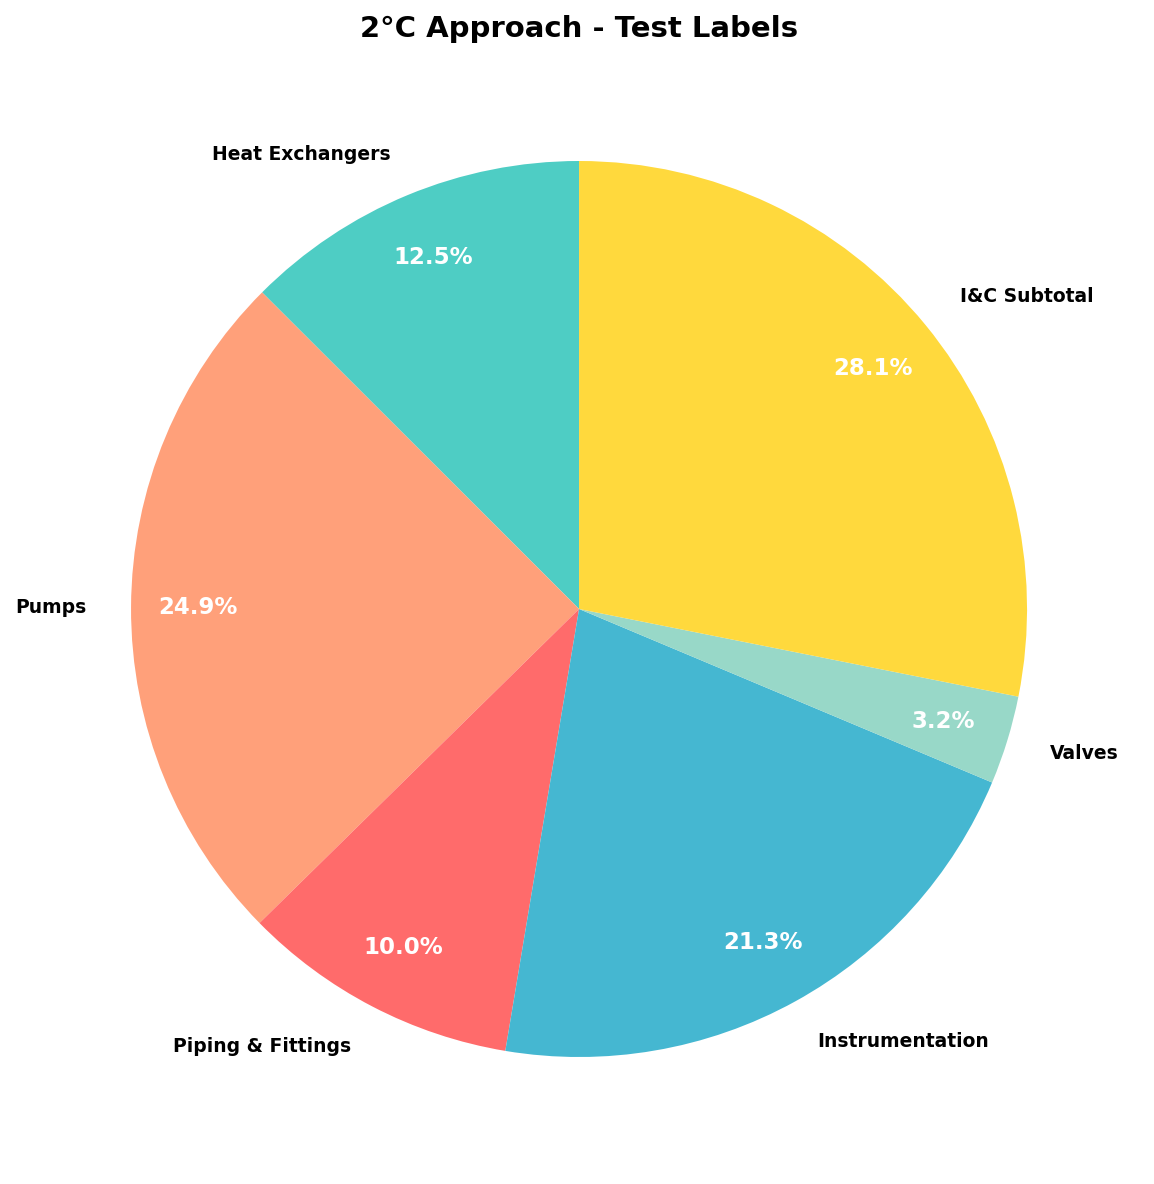

Reproduce this figure in Python.
"""
Test pie chart labels visibility
"""

import sys
import os
import io

sys.stdout = io.TextIOWrapper(sys.stdout.buffer, encoding='utf-8')

project_root = os.path.dirname(os.path.abspath(__file__))
sys.path.insert(0, project_root)
sys.path.insert(0, os.path.join(project_root, 'python'))

from python.data.loader import load_csv_files
load_csv_files()

from python.core.costs import compare_approaches
from python.ui.economics_panel import suppress_logging
import matplotlib
matplotlib.use('Agg')
import matplotlib.pyplot as plt

with suppress_logging():
    comparison = compare_approaches(1.0, 20, 10, approaches=[2, 3, 5])

approaches_data = comparison['approaches']

# Create a single test pie chart
fig, ax = plt.subplots(figsize=(8, 8))

data = approaches_data['2C']
colors = ['#4ECDC4', '#FFA07A', '#FF6B6B', '#45B7D1', '#98D8C8', '#FFD93D']
labels = ['Heat Exchangers', 'Pumps', 'Piping & Fittings', 'Instrumentation', 'Valves', 'I&C Subtotal']

values = [
    data.get('heat_exchanger', 0),
    data.get('pumps', 0),
    data.get('pipe_fittings', 0),
    data.get('instrumentation', 0),
    data.get('valves', 0),
    sum([data.get('installation_cost', 0), data.get('engineering_cost', 0), data.get('contingency_cost', 0)])
]

print("Creating pie chart with labels...")
print(f"Labels: {labels}")
print(f"Values: {[f'€{v:,.0f}' for v in values]}")

wedges, texts, autotexts = ax.pie(
    values,
    labels=labels,
    colors=colors,
    autopct='%1.1f%%',
    startangle=90,
    textprops={'fontsize': 10},
    pctdistance=0.85
)

print(f"\nNumber of label texts: {len(texts)}")
print(f"Number of percentage texts: {len(autotexts)}")

# Make percentage text white and bold
for i, autotext in enumerate(autotexts):
    autotext.set_color('white')
    autotext.set_fontweight('bold')
    autotext.set_fontsize(11)
    print(f"  Percentage {i}: {autotext.get_text()}")

# Make label text bold
for i, text in enumerate(texts):
    text.set_fontsize(9)
    text.set_fontweight('bold')
    print(f"  Label {i}: {text.get_text()}")

ax.set_title("2°C Approach - Test Labels", fontsize=14, fontweight='bold')

plt.tight_layout()
plt.savefig('test_labels.png', dpi=150, bbox_inches='tight')
print(f"\n✓ Test chart saved to: test_labels.png")

# Also create version with legend as backup
fig2, ax2 = plt.subplots(figsize=(10, 8))

wedges2, texts2, autotexts2 = ax2.pie(
    values,
    colors=colors,
    autopct='%1.1f%%',
    startangle=90,
    pctdistance=0.85
)

for autotext in autotexts2:
    autotext.set_color('white')
    autotext.set_fontweight('bold')
    autotext.set_fontsize(11)

ax2.legend(wedges2, labels, title="Components", loc="center left", bbox_to_anchor=(1, 0, 0.5, 1), fontsize=10)
ax2.set_title("2°C Approach - With Legend", fontsize=14, fontweight='bold')

plt.tight_layout()
plt.savefig('test_labels_legend.png', dpi=150, bbox_inches='tight')
print(f"✓ Test chart with legend saved to: test_labels_legend.png")

print("\nBoth versions created. Check which one has better label visibility.")
